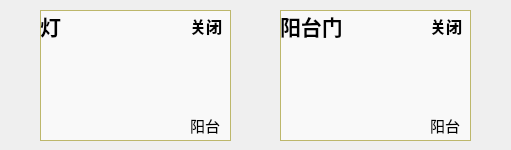
    <widget class="QWidget" name="tab">
     <attribute name="title">
      <string>阳台</string>
     </attribute>
     <widget class="QPushButton" name="balconyDoorButton_2">
      <property name="geometry">
       <rect>
        <x>280</x>
        <y>10</y>
        <width>191</width>
        <height>131</height>
       </rect>
      </property>
      <property name="font">
       <font>
        <pointsize>10</pointsize>
       </font>
      </property>
      <property name="styleSheet">
       <string notr="true">background-color: rgba(255, 255, 255, 60%);
border:1px solid darkkhaki;
border-image: url(:/image/closedoor.png);</string>
      </property>
      <property name="text">
       <string/>
      </property>
     </widget>
     <widget class="QPushButton" name="balconyLightButton">
      <property name="geometry">
       <rect>
        <x>40</x>
        <y>10</y>
        <width>191</width>
        <height>131</height>
       </rect>
      </property>
      <property name="font">
       <font>
        <pointsize>10</pointsize>
       </font>
      </property>
      <property name="styleSheet">
       <string notr="true">background-color: rgba(255, 255, 255, 60%);
border:1px solid darkkhaki;
border-image: url(:/image/ledstop.png);</string>
      </property>
      <property name="text">
       <string/>
      </property>
     </widget>
     <widget class="QLabel" name="balconyLightLabel">
      <property name="geometry">
       <rect>
        <x>190</x>
        <y>10</y>
        <width>72</width>
        <height>31</height>
       </rect>
      </property>
      <property name="font">
       <font>
        <family>宋体</family>
        <pointsize>12</pointsize>
        <weight>75</weight>
        <bold>true</bold>
       </font>
      </property>
      <property name="text">
       <string>关闭</string>
      </property>
     </widget>
     <widget class="QLabel" name="label_43">
      <property name="geometry">
       <rect>
        <x>190</x>
        <y>110</y>
        <width>72</width>
        <height>31</height>
       </rect>
      </property>
      <property name="font">
       <font>
        <family>宋体</family>
        <pointsize>11</pointsize>
        <weight>50</weight>
        <italic>false</italic>
        <bold>false</bold>
       </font>
      </property>
      <property name="text">
       <string>阳台</string>
      </property>
     </widget>
     <widget class="QLabel" name="label_44">
      <property name="geometry">
       <rect>
        <x>40</x>
        <y>10</y>
        <width>72</width>
        <height>31</height>
       </rect>
      </property>
      <property name="font">
       <font>
        <family>宋体</family>
        <pointsize>16</pointsize>
        <weight>75</weight>
        <bold>true</bold>
       </font>
      </property>
      <property name="text">
       <string>灯</string>
      </property>
     </widget>
     <widget class="QLabel" name="balconyDoorLabel_2">
      <property name="geometry">
       <rect>
        <x>430</x>
        <y>10</y>
        <width>72</width>
        <height>31</height>
       </rect>
      </property>
      <property name="font">
       <font>
        <family>宋体</family>
        <pointsize>12</pointsize>
        <weight>75</weight>
        <bold>true</bold>
       </font>
      </property>
      <property name="text">
       <string>关闭</string>
      </property>
     </widget>
     <widget class="QLabel" name="label_46">
      <property name="geometry">
       <rect>
        <x>430</x>
        <y>110</y>
        <width>72</width>
        <height>31</height>
       </rect>
      </property>
      <property name="font">
       <font>
        <family>宋体</family>
        <pointsize>11</pointsize>
        <weight>50</weight>
        <italic>false</italic>
        <bold>false</bold>
       </font>
      </property>
      <property name="text">
       <string>阳台</string>
      </property>
     </widget>
     <widget class="QLabel" name="label_47">
      <property name="geometry">
       <rect>
        <x>280</x>
        <y>10</y>
        <width>91</width>
        <height>31</height>
       </rect>
      </property>
      <property name="font">
       <font>
        <family>宋体</family>
        <pointsize>16</pointsize>
        <weight>75</weight>
        <bold>true</bold>
       </font>
      </property>
      <property name="text">
       <string>阳台门</string>
      </property>
     </widget>
    </widget>
